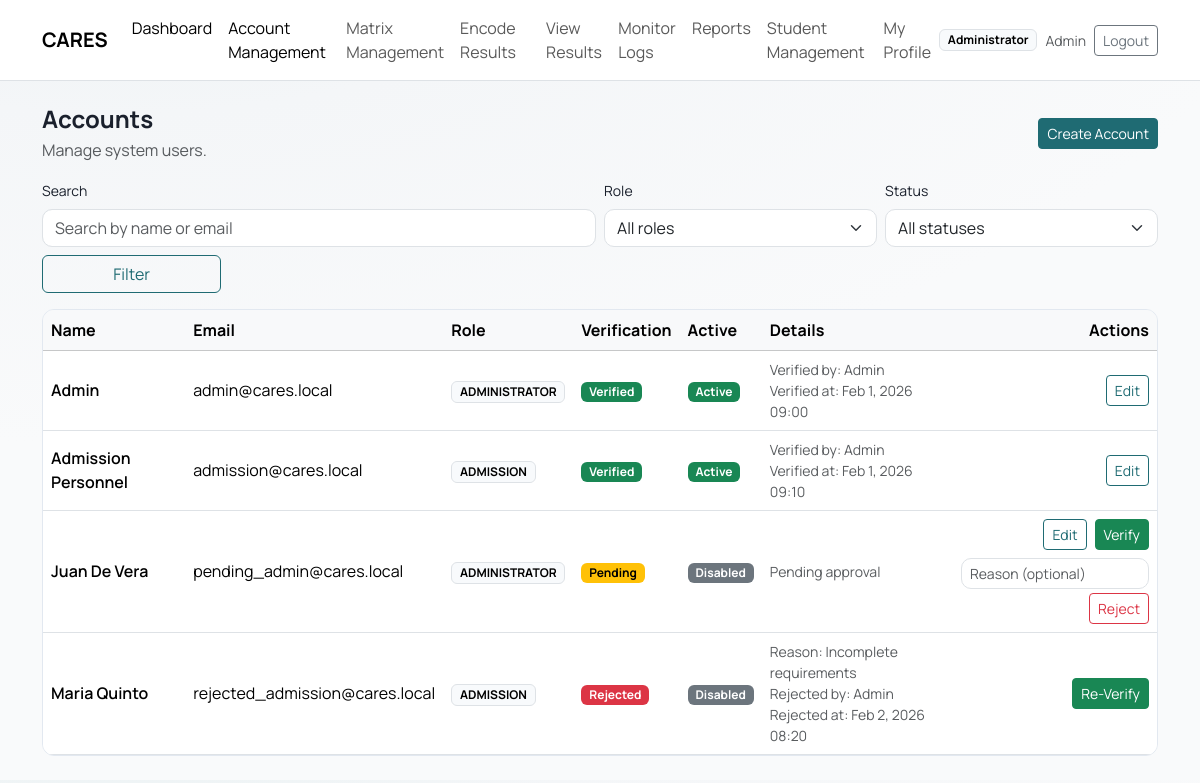
Screenshot of /administrator/accounts (signed in) with the database file from the repository.
### tables this page shows
CREATE TABLE users (
    id INT UNSIGNED AUTO_INCREMENT PRIMARY KEY,
    name VARCHAR(150) NOT NULL,
    email VARCHAR(150) NOT NULL UNIQUE,
    password VARCHAR(255) NOT NULL,
    role ENUM('administrator', 'admission') NOT NULL DEFAULT 'admission',
    account_status ENUM('pending', 'verified', 'rejected') NOT NULL DEFAULT 'verified',
    verified_by INT UNSIGNED NULL,
    verified_at DATETIME NULL,
    rejected_by INT UNSIGNED NULL,
    rejected_at DATETIME NULL,
    rejection_reason VARCHAR(255) NULL,
    is_active TINYINT(1) NOT NULL DEFAULT 1,
    force_password_change TINYINT(1) NOT NULL DEFAULT 0,
    failed_login_attempts INT UNSIGNED NOT NULL DEFAULT 0,
    locked_until DATETIME NULL,
    is_deleted TINYINT(1) NOT NULL DEFAULT 0,
    created_by INT UNSIGNED NULL,
    updated_by INT UNSIGNED NULL,
    deleted_by INT UNSIGNED NULL,
    created_at TIMESTAMP NOT NULL DEFAULT CURRENT_TIMESTAMP,
    updated_at TIMESTAMP NULL DEFAULT NULL ON UPDATE CURRENT_TIMESTAMP,
    deleted_at DATETIME NULL,
    INDEX idx_users_role (role),
    INDEX idx_users_status (account_status),
    INDEX idx_users_active (is_active),
    INDEX idx_users_deleted (is_deleted)
);

### core/View.php (called while the page is built, shortened)
<?php
final class View
{
    public static function render(string $viewPath, array $data = []): void
    {
        require __DIR__ . '/../app/Views/layouts/main.php';
    }
}

### app/Controllers/AccountsController.php (called while the page is built, shortened)
<?php
final class AccountsController
{
    public static function index(): void
    {
        $q = trim((string)($_GET['q'] ?? ''));
        $role = trim((string)($_GET['role'] ?? ''));
        $status = trim((string)($_GET['status'] ?? ''));
        $where = "WHERE u.is_deleted = 0";
        $params = [];
        $where .= " AND u.role IN ('administrator', 'admission')";
        $sql = "SELECT u.id,
                       u.name,
                       u.email,
                       u.role,
                       u.account_status,
                       u.rejection_reason,
                       u.is_active,
                       u.created_at,
                       u.verified_at,
                       u.rejected_at,
                       v.name AS verified_by_name,
                       r.name AS rejected_by_name
                FROM users u
                LEFT JOIN users v ON v.id = u.verified_by
                LEFT JOIN users r ON r.id = u.rejected_by
                $where
                ORDER BY u.created_at DESC";
        $st = Database::pdo()->prepare($sql);
        $st->execute($params);
        $users = $st->fetchAll();
        View::render('admin/accounts/index', [
            'title' => 'Accounts',
            'users' => $users,
            'q' => $q,
            'roleFilter' => $role,
            'statusFilter' => $status,
        ]);
    }
}

### public/index.php (called while the page is built, shortened)
<?php
$router = new Router();
$uri = parse_url($_SERVER['REQUEST_URI'] ?? '/', PHP_URL_PATH) ?: '/';
$path = str_starts_with($uri, BASE_PATH) ? substr($uri, strlen(BASE_PATH)) : $uri;
$path = $path === '' ? '/' : $path;
$method = $_SERVER['REQUEST_METHOD'] ?? 'GET';
$router->get('/', fn() => redirect('/login'));
$router->get('/login', [AuthController::class, 'showLogin']);
$router->post('/login', [AuthController::class, 'login']);
$router->get('/logout', [AuthController::class, 'logout']);
$router->get('/forgot-password', [AuthController::class, 'showForgotPassword']);
$router->post('/forgot-password', [AuthController::class, 'forgotPassword']);
$router->get('/reset-password', [AuthController::class, 'showResetPassword']);
$router->post('/reset-password', [AuthController::class, 'resetPassword']);
$router->get('/admin', fn() => redirect('/administrator'));
$router->get('/guidance', fn() => redirect('/admission'));
$router->get('/administrator', [AdminController::class, 'dashboard']);
$router->get('/administrator/accounts', function () {
    RoleMiddleware::requireRole('administrator');
    AccountsController::index();
});
$router->get('/administrator/accounts/create', function () {
    RoleMiddleware::requireRole('administrator');
    AccountsController::create();
});
$router->post('/administrator/accounts/create', function () {
    RoleMiddleware::requireRole('administrator');
    AccountsController::store();
});
$router->get('/administrator/accounts/edit', function () {
    RoleMiddleware::requireRole('administrator');
    AccountsController::edit();
});
$router->post('/administrator/accounts/edit', function () {
    RoleMiddleware::requireRole('administrator');
    AccountsController::update();
});
$router->post('/administrator/accounts/toggle', function () {
    RoleMiddleware::requireRole('administrator');
    AccountsController::toggleActive();
});
$router->post('/administrator/accounts/reset-password', function () {
    RoleMiddleware::requireRole('administrator');
    AccountsController::resetPassword();
});
$router->post('/administrator/accounts/verify', function () {
    RoleMiddleware::requireRole('administrator');
    AccountsController::verify();
});
$router->post('/administrator/accounts/reject', function () {
    RoleMiddleware::requireRole('administrator');
    AccountsController::reject();
});
$router->get('/administrator/matrix', [AdminController::class, 'matrix']);
$router->post('/administrator/matrix', [AdminController::class, 'saveMatrix']);
$router->get('/administrator/scores', [AdminController::class, 'scores']);
$router->get('/administrator/results', [AdminController::class, 'results']);
$router->get('/administrator/logs', [AdminController::class, 'logs']);
$router->get('/administrator/reports', [AdminController::class, 'reports']);
$router->get('/administrator/profile', [AdminController::class, 'profile']);
$router->post('/administrator/profile', [AdminController::class, 'updateProfile']);
$router->post('/administrator/profile/password', [AdminController::class, 'updatePassword']);
$router->get('/administrator/students', function () {
    RoleMiddleware::requireRole('administrator');
    AccountsController::students();
});
$router->get('/administrator/students/create', function () {
    RoleMiddleware::requireRole('administrator');
    AccountsController::createStudent();
});
$router->post('/administrator/students/create', function () {
    RoleMiddleware::requireRole('administrator');
    AccountsController::storeStudent();
});
$router->get('/administrator/students/edit', function () {
    RoleMiddleware::requireRole('administrator');
    AccountsController::editStudent();
});
$router->post('/administrator/students/edit', function () {
    RoleMiddleware::requireRole('administrator');
    AccountsController::updateStudent();
});
$router->get('/admission', [AdmissionController::class, 'dashboard']);
$router->get('/admission/encode', [AdmissionController::class, 'encode']);
$router->get('/admission/results', [AdmissionController::class, 'results']);
$router->get('/admission/storage', [AdmissionController::class, 'storage']);
$router->get('/admission/students', [AdmissionController::class, 'students']);
$router->get('/admission/students/edit', [AdmissionController::class, 'editStudent']);
$router->post('/admission/students/edit', [AdmissionController::class, 'updateStudent']);
$router->dispatch($method, $path);

### core/Router.php (called while the page is built, shortened)
<?php
final class Router
{
    private array $routes = ['GET' => [], 'POST' => []];
    public function get(string $path, callable $handler): void
    {
        $this->routes['GET'][$path] = $handler;
    }
    public function post(string $path, callable $handler): void
    {
        $this->routes['POST'][$path] = $handler;
    }
    public function dispatch(string $method, string $path): void
    {
        $handler = $this->routes[$method][$path] ?? null;
        $handler();
    }
}

### core/Helpers.php (called while the page is built, shortened)
<?php
function e(string $value): string
{
    return htmlspecialchars($value, ENT_QUOTES, 'UTF-8');
}

### core/Database.php (called while the page is built, shortened)
<?php
final class Database
{
    private static ?PDO $pdo = null;
    public static function pdo(): PDO
    {
        $dsn = sprintf(
            'mysql:host=%s;dbname=%s;charset=%s',
            DB_HOST,
            DB_NAME,
            DB_CHARSET
        );
        $options = [
            PDO::ATTR_ERRMODE            => PDO::ERRMODE_EXCEPTION,
            PDO::ATTR_DEFAULT_FETCH_MODE => PDO::FETCH_ASSOC,
            PDO::ATTR_EMULATE_PREPARES   => false,
        ];
        try {
            self::$pdo = new PDO($dsn, DB_USER, DB_PASS, $options);
            return self::$pdo;
        } catch (PDOException $e) {
            if (APP_DEBUG) {
                exit('DB Error: ' . e($e->getMessage()));
            }
            exit('Database connection failed.');
        }
    }
}

### app/Views/admin/accounts/index.php (the view, shortened to what this page needs)
<div class="d-flex flex-wrap align-items-center justify-content-between gap-2 mb-3">
  <div>
    <h4 class="fw-bold mb-1">Accounts</h4>
    <p class="text-muted mb-0">Manage system users.</p>
  </div>
  <a class="btn btn-primary btn-sm" href="<?= e(BASE_PATH) ?>/administrator/accounts/create">Create Account</a>
</div>
<form class="row g-2 align-items-end mb-3" method="get" action="<?= e(BASE_PATH) ?>/administrator/accounts">
  <div class="col-12 col-md-6">
    <label class="form-label small">Search</label>
    <input class="form-control" type="text" name="q" value="<?= e((string)($q ?? '')) ?>" placeholder="Search by name or email">
  </div>
  <div class="col-12 col-md-3">
    <label class="form-label small">Role</label>
    <select class="form-select" name="role">
      <option value="">All roles</option>
    </select>
  </div>
  <div class="col-12 col-md-3">
    <label class="form-label small">Status</label>
    <select class="form-select" name="status">
      <option value="">All statuses</option>
    </select>
  </div>
  <div class="col-12 col-md-2 d-grid">
    <button class="btn btn-outline-primary" type="submit">Filter</button>
  </div>
</form>
<?php if (!empty($users)): ?>
  <div class="d-none d-md-block">
    <div class="table-responsive">
      <table class="table table-hover align-middle mb-0">
        <thead class="table-light">
          <tr>
            <th>Name</th>
            <th>Email</th>
            <th>Role</th>
            <th>Verification</th>
            <th>Active</th>
            <th>Details</th>
            <th class="text-end">Actions</th>
          </tr>
        </thead>
        <tbody>
          <?php foreach ($users as $u): ?>
            <?php
            $isActive = (int)$u['is_active'] === 1;
            $status = (string)($u['account_status'] ?? 'verified');
            $isSystemRole = in_array($u['role'], ['administrator', 'admission'], true);
            ?>
            <tr>
              <td class="fw-semibold"><?= e($u['name']) ?></td>
              <td><?= e($u['email']) ?></td>
              <td><span class="badge text-bg-light border text-uppercase"><?= e($u['role']) ?></span></td>
              <td>
                <span class="badge <?= $status === 'verified' ? 'text-bg-success' : ($status === 'rejected' ? 'text-bg-danger' : 'text-bg-warning') ?>">
                  <?= e(ucfirst($status)) ?>
                </span>
              </td>
              <td>
                <span class="badge <?= $isActive ? 'text-bg-success' : 'text-bg-secondary' ?>">
                  <?= $isActive ? 'Active' : 'Disabled' ?>
                </span>
              </td>
              <td class="text-muted small">
                <?php if ($status === 'rejected'): ?>
                  <div>Reason: <?= e((string)($u['rejection_reason'] ?? '')) ?></div>
                  <div>Rejected by: <?= e((string)($u['rejected_by_name'] ?? '-')) ?></div>
                  <div>Rejected at: <?= e(!empty($u['rejected_at']) ? date('M j, Y H:i', strtotime((string)$u['rejected_at'])) : '-') ?></div>
                <?php elseif ($status === 'verified'): ?>
                  <div>Verified by: <?= e((string)($u['verified_by_name'] ?? '-')) ?></div>
                  <div>Verified at: <?= e(!empty($u['verified_at']) ? date('M j, Y H:i', strtotime((string)$u['verified_at'])) : '-') ?></div>
                <?php else: ?>
                  <div>Pending approval</div>
                <?php endif; ?>
              </td>
              <td class="text-end">
                <div class="d-flex flex-wrap gap-2 justify-content-end">
                  <?php if ($status !== 'rejected'): ?>
                    <a class="btn btn-outline-primary btn-sm" href="<?= e(BASE_PATH) ?>/administrator/accounts/edit?id=<?= (int)$u['id'] ?>">Edit</a>
                  <?php else: ?>
                    <button
                      class="btn btn-success btn-sm"
                      type="button"
                      data-bs-toggle="modal"
                      data-bs-target="#reverifyModal"
                      data-id="<?= (int)$u['id'] ?>"
                      data-name="<?= e($u['name']) ?>">
                      Re-Verify
                    </button>
                  <?php endif; ?>
                  <?php if ($isSystemRole && $status === 'pending'): ?>
                    <button
                      class="btn btn-success btn-sm"
                      type="button"
                      data-bs-toggle="modal"
                      data-bs-target="#verifyModal"
                      data-id="<?= (int)$u['id'] ?>"
                      data-name="<?= e($u['name']) ?>">
                      Verify
                    </button>
                    <form method="post" action="<?= e(BASE_PATH) ?>/administrator/accounts/reject">
                      <input class="form-control form-control-sm mb-1" type="text" name="reason" placeholder="Reason (optional)">
                      <button class="btn btn-outline-danger btn-sm" type="submit">Reject</button>
                    </form>
                  <?php endif; ?>
                </div>
              </td>
            </tr>
          <?php endforeach; ?>
        </tbody>
      </table>
    </div>
  </div>
<?php else: ?>
  <div class="card shadow-sm">
    <div class="card-body text-muted">No accounts found.</div>
  </div>
<?php endif; ?>

### public/assets/app.css (style rules this page uses)
:root { --cares-primary: #1f6b73; --cares-primary-600: #17555b; --cares-accent: #f0b56a; --cares-bg: #f4f6f8; --cares-ink: #1a202c; --cares-muted: #5b6673; --cares-border: #e2e8f0; --cares-card: #ffffff; }
body.app-body { font-family: "Manrope", "Segoe UI", system-ui, -apple-system, sans-serif; background: radial-gradient(1200px 600px at 10% -20%, #e8f1f2 0%, #f4f6f8 45%, #f9fafb 100%); color: var(--cares-ink); }
a { color: var(--cares-primary); }
.btn-primary { background-color: var(--cares-primary); border-color: var(--cares-primary); }
.btn-outline-primary { color: var(--cares-primary); border-color: var(--cares-primary); }
.badge.text-bg-light { background-color: #f8fafc !important; }
.table thead th { white-space: nowrap; }
.table-responsive { border-radius: 12px; border: 1px solid var(--cares-border); }
.form-control, .form-select { border-radius: 10px; }

### rows the page displays
users: name "Admin", email "admin@cares.local", role "ADMINISTRATOR", account_status "Verified", is_active "Active", verified_at "Feb 1, 2026 09:00"
users: name "Admission Personnel", email "admission@cares.local", role "ADMISSION", account_status "Verified", is_active "Active", users.name "Admin", verified_at "Feb 1, 2026 09:10"
users: name "Juan De Vera", email "pending_admin@cares.local", role "ADMINISTRATOR", account_status "Pending", is_active "Disabled", shows "Pending approval"
users: name "Maria Quinto", email "rejected_admission@cares.local", role "ADMISSION", account_status "Rejected", is_active "Disabled", rejection_reason "Incomplete requirements", users.name "Admin", rejected_at "Feb 2, 2026 08:20"

### other values shown
APP_NAME "CARES"
$roleLabel "Administrator"
$_SESSION['name'] "Admin"
